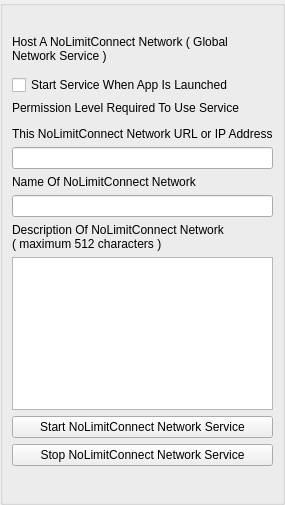
<?xml version="1.0" encoding="UTF-8"?>
<ui version="4.0">
 <class>NoLimitConnectNetworkDlgClass</class>
 <widget class="QWidget" name="NoLimitConnectNetworkDlgClass">
  <property name="geometry">
   <rect>
    <x>0</x>
    <y>0</y>
    <width>269</width>
    <height>505</height>
   </rect>
  </property>
  <property name="windowTitle">
   <string>NoLimitConnect Network Host</string>
  </property>
  <layout class="QVBoxLayout" name="verticalLayout">
   <property name="spacing">
    <number>0</number>
   </property>
   <property name="leftMargin">
    <number>0</number>
   </property>
   <property name="topMargin">
    <number>0</number>
   </property>
   <property name="rightMargin">
    <number>0</number>
   </property>
   <property name="bottomMargin">
    <number>0</number>
   </property>
   <item>
    <widget class="QGroupBox" name="ItemsGroupBox">
     <property name="minimumSize">
      <size>
       <width>0</width>
       <height>0</height>
      </size>
     </property>
     <property name="title">
      <string/>
     </property>
     <layout class="QVBoxLayout" name="verticalLayout_2">
      <item>
       <widget class="QLabel" name="m_StatusLabel">
        <property name="text">
         <string notr="true"/>
        </property>
       </widget>
      </item>
      <item>
       <widget class="QLabel" name="SearchLabel">
        <property name="text">
         <string>Host A NoLimitConnect Network ( Global Network Service )</string>
        </property>
        <property name="wordWrap">
         <bool>true</bool>
        </property>
       </widget>
      </item>
      <item>
       <widget class="InformationWidget" name="m_InfoWidget" native="true"/>
      </item>
      <item>
       <widget class="QCheckBox" name="m_StartupCheckBox">
        <property name="text">
         <string>Start Service When App Is Launched</string>
        </property>
       </widget>
      </item>
      <item>
       <widget class="QLabel" name="m_NetHostLabel">
        <property name="text">
         <string>Permission Level Required To Use Service</string>
        </property>
       </widget>
      </item>
      <item>
       <widget class="PermissionWidget" name="m_PermissionWidget" native="true"/>
      </item>
      <item>
       <widget class="QLabel" name="m_GroupHostLabel">
        <property name="text">
         <string>This NoLimitConnect Network URL or IP Address</string>
        </property>
       </widget>
      </item>
      <item>
       <widget class="QLineEdit" name="m_UrlEdit"/>
      </item>
      <item>
       <widget class="QLabel" name="label">
        <property name="text">
         <string>Name Of NoLimitConnect Network</string>
        </property>
       </widget>
      </item>
      <item>
       <widget class="QLineEdit" name="m_NameEdit"/>
      </item>
      <item>
       <widget class="QLabel" name="label_2">
        <property name="text">
         <string>Description Of NoLimitConnect Network 
( maximum 512 characters )</string>
        </property>
       </widget>
      </item>
      <item>
       <widget class="QPlainTextEdit" name="n_DescriptionEdit">
        <property name="sizePolicy">
         <sizepolicy hsizetype="Expanding" vsizetype="Preferred">
          <horstretch>0</horstretch>
          <verstretch>0</verstretch>
         </sizepolicy>
        </property>
       </widget>
      </item>
      <item>
       <widget class="QPushButton" name="m_StartButton">
        <property name="text">
         <string>Start NoLimitConnect Network Service</string>
        </property>
       </widget>
      </item>
      <item>
       <widget class="QPushButton" name="m_StopButton">
        <property name="sizePolicy">
         <sizepolicy hsizetype="Minimum" vsizetype="Preferred">
          <horstretch>0</horstretch>
          <verstretch>0</verstretch>
         </sizepolicy>
        </property>
        <property name="minimumSize">
         <size>
          <width>0</width>
          <height>0</height>
         </size>
        </property>
        <property name="text">
         <string>Stop NoLimitConnect Network Service</string>
        </property>
       </widget>
      </item>
      <item>
       <widget class="QLabel" name="m_GroupUserStatusLabel">
        <property name="font">
         <font>
          <pointsize>10</pointsize>
         </font>
        </property>
        <property name="text">
         <string/>
        </property>
       </widget>
      </item>
      <item>
       <widget class="FriendListWidget" name="m_FriendListWidget" native="true">
        <property name="sizePolicy">
         <sizepolicy hsizetype="Expanding" vsizetype="Expanding">
          <horstretch>0</horstretch>
          <verstretch>0</verstretch>
         </sizepolicy>
        </property>
       </widget>
      </item>
     </layout>
    </widget>
   </item>
  </layout>
 </widget>
 <customwidgets>
  <customwidget>
   <class>FriendListWidget</class>
   <extends>QWidget</extends>
   <header>FriendListWidget.h</header>
   <container>1</container>
  </customwidget>
  <customwidget>
   <class>PermissionWidget</class>
   <extends>QWidget</extends>
   <header>PermissionWidget.h</header>
   <container>1</container>
  </customwidget>
  <customwidget>
   <class>InformationWidget</class>
   <extends>QWidget</extends>
   <header>InformationWidget.h</header>
   <container>1</container>
  </customwidget>
 </customwidgets>
 <resources>
  <include location="../NoLimitConnect.qrc"/>
 </resources>
 <connections/>
</ui>
